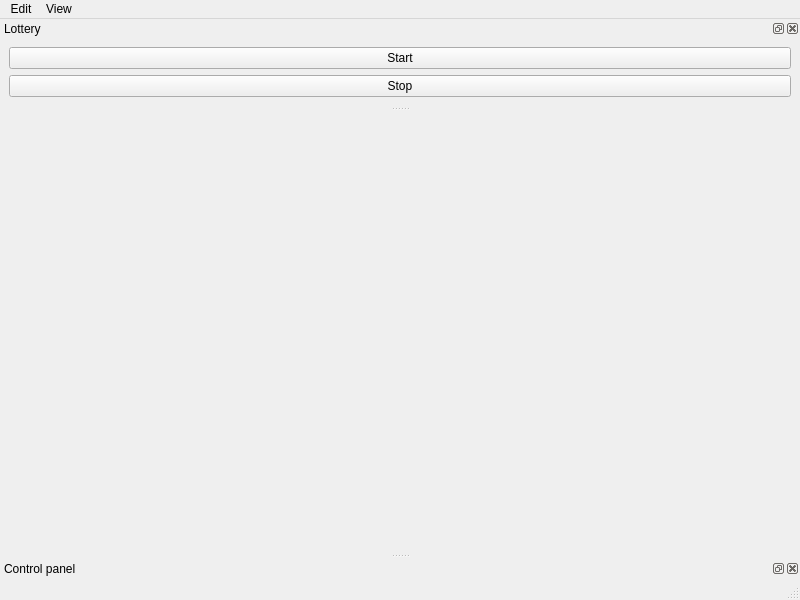
<?xml version="1.0" encoding="UTF-8"?>
<ui version="4.0">
 <class>MainWindow</class>
 <widget class="QMainWindow" name="MainWindow">
  <property name="geometry">
   <rect>
    <x>0</x>
    <y>0</y>
    <width>800</width>
    <height>600</height>
   </rect>
  </property>
  <property name="windowTitle">
   <string>Lottery</string>
  </property>
  <widget class="QWidget" name="centralwidget"/>
  <widget class="QMenuBar" name="menubar">
   <property name="geometry">
    <rect>
     <x>0</x>
     <y>0</y>
     <width>800</width>
     <height>21</height>
    </rect>
   </property>
   <widget class="QMenu" name="editMenu">
    <property name="title">
     <string>Edit</string>
    </property>
   </widget>
   <widget class="QMenu" name="viewMenu">
    <property name="title">
     <string>View</string>
    </property>
   </widget>
   <addaction name="editMenu"/>
   <addaction name="viewMenu"/>
  </widget>
  <widget class="QStatusBar" name="statusbar"/>
  <widget class="QDockWidget" name="lotteryDock">
   <property name="windowTitle">
    <string>Lottery</string>
   </property>
   <attribute name="dockWidgetArea">
    <number>4</number>
   </attribute>
   <widget class="QWidget" name="dockWidgetContents_2">
    <layout class="QVBoxLayout" name="verticalLayout">
     <item>
      <widget class="QPushButton" name="startButton">
       <property name="text">
        <string>Start</string>
       </property>
      </widget>
     </item>
     <item>
      <widget class="QPushButton" name="stopButton">
       <property name="text">
        <string>Stop</string>
       </property>
      </widget>
     </item>
    </layout>
   </widget>
  </widget>
  <widget class="QDockWidget" name="controlDock">
   <property name="floating">
    <bool>true</bool>
   </property>
   <property name="windowTitle">
    <string>Control panel</string>
   </property>
   <attribute name="dockWidgetArea">
    <number>8</number>
   </attribute>
   <widget class="QWidget" name="dockWidgetContents_3"/>
  </widget>
 </widget>
 <resources/>
 <connections/>
</ui>
